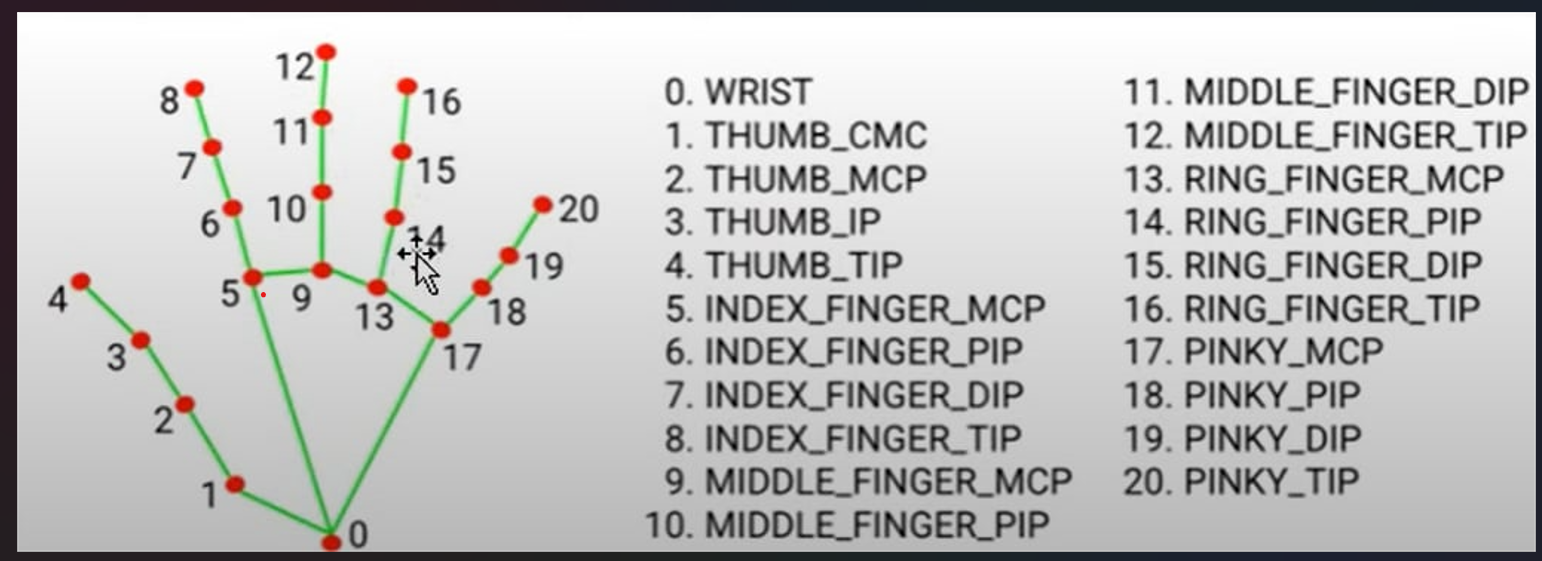
#> input picture Volume/image.png, 1542 x 561 px
$ python test.py
#> lines starting #> are read from the running program, lines starting #| are printed output that depends on the picture
import cv2

img = cv2.imread('./image.png', 0)
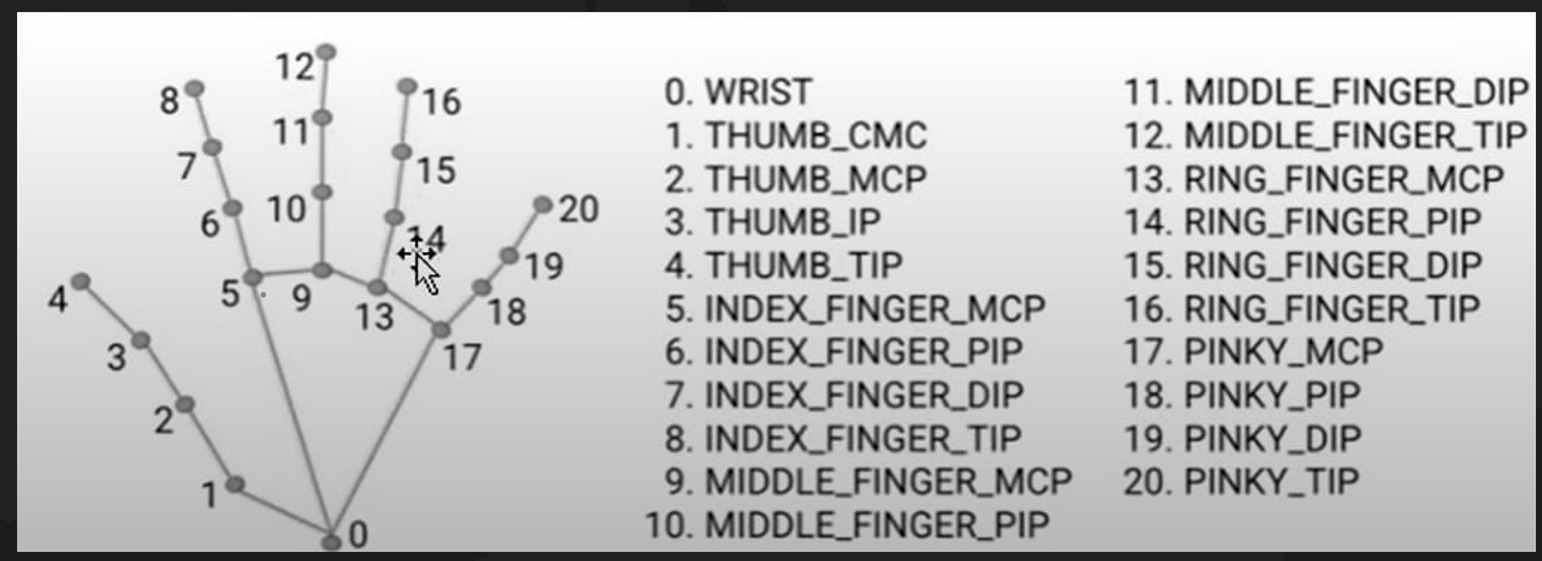
#> img: shape (561, 1542); min 0, max 255, mean 194
cv2.imshow("anh", img)
cv2.waitKey()
